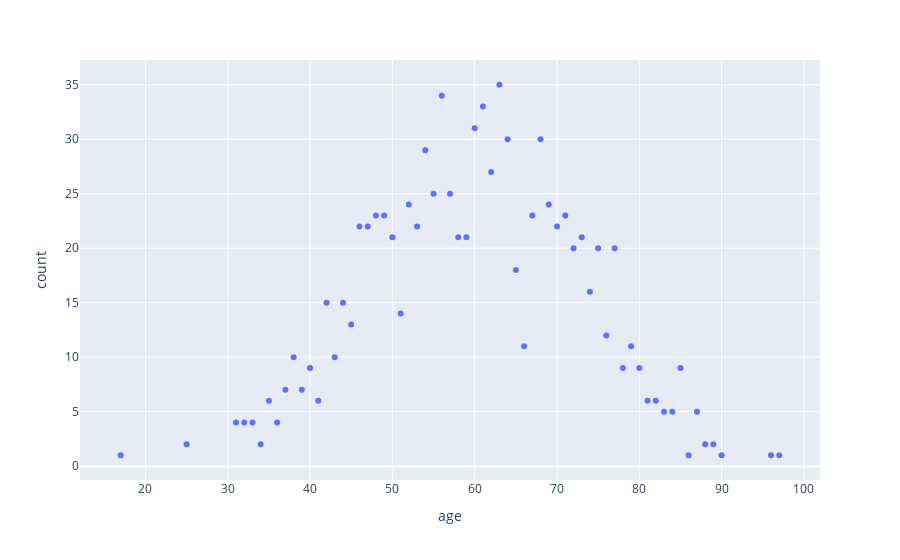

Notebook cell for this chart:
### Code cell
fig3 = px.scatter(age_counts, x='age', y='count')
fig3.show()

### Figure 1 — Plotly figure (JSON) as saved in the notebook; plotly's stock layout.template omitted (floating-point values rounded to 4 significant figures)
{"data": [{"hovertemplate": "age=%{x}<br>count=%{y}<extra></extra>", "legendgroup": "", "marker": {"color": "#636efa", "symbol": "circle"}, "mode": "markers", "name": "", "orientation": "v", "showlegend": false, "type": "scatter", "x": [17.0, 25.0, 31.0, 32.0, 33.0, 34.0, 35.0, 36.0, 37.0, 38.0, 39.0, 40.0, 41.0, 42.0, 43.0, 44.0, 45.0, 46.0, 47.0, 48.0, 49.0, 50.0, 51.0, 52.0, 53.0, 54.0, 55.0, 56.0, 57.0, 58.0, 59.0, 60.0, 61.0, 62.0, 63.0, 64.0, 65.0, 66.0, 67.0, 68.0, 69.0, 70.0, 71.0, 72.0, 73.0, 74.0, 75.0, 76.0, 77.0, 78.0, 79.0, 80.0, 81.0, 82.0, 83.0, 84.0, 85.0, 86.0, 87.0, 88.0, 89.0, 90.0, 96.0, 97.0], "xaxis": "x", "y": [1, 2, 4, 4, 4, 2, 6, 4, 7, 10, 7, 9, 6, 15, 10, 15, 13, 22, 22, 23, 23, 21, 14, 24, 22, 29, 25, 34, 25, 21, 21, 31, 33, 27, 35, 30, 18, 11, 23, 30, 24, 22, 23, 20, 21, 16, 20, 12, 20, 9, 11, 9, 6, 6, 5, 5, 9, 1, 5, 2, 2, 1, 1, 1], "yaxis": "y"}], "layout": {"legend": {"tracegroupgap": 0}, "margin": {"t": 60}, "xaxis": {"anchor": "y", "domain": [0, 1], "title": {"text": "age"}}, "yaxis": {"anchor": "x", "domain": [0, 1], "title": {"text": "count"}}}}
